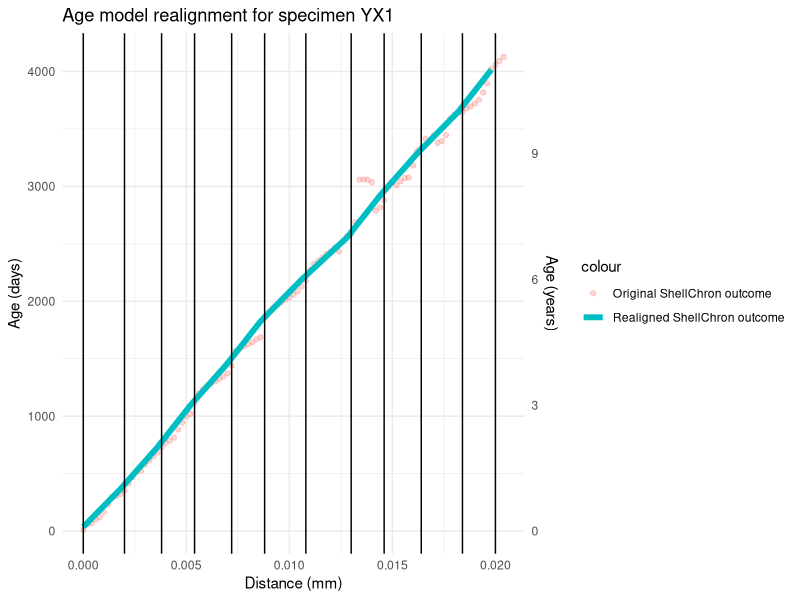
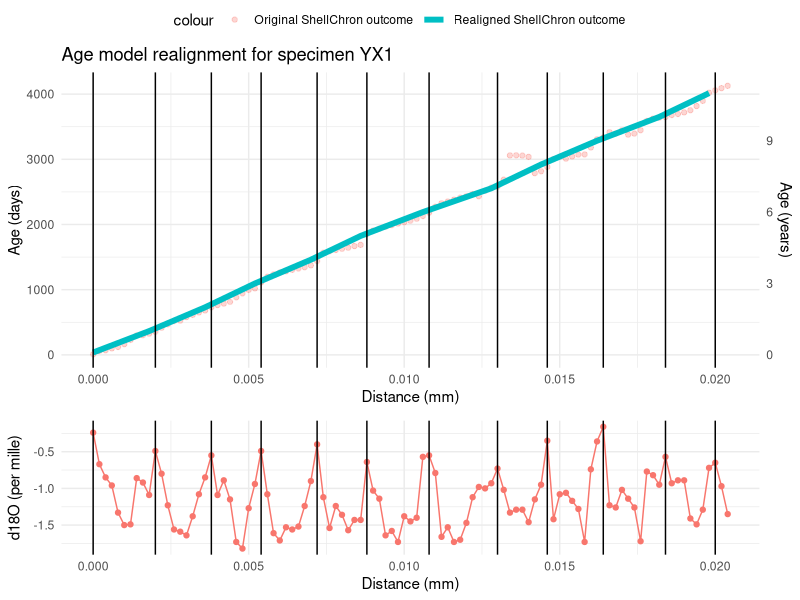
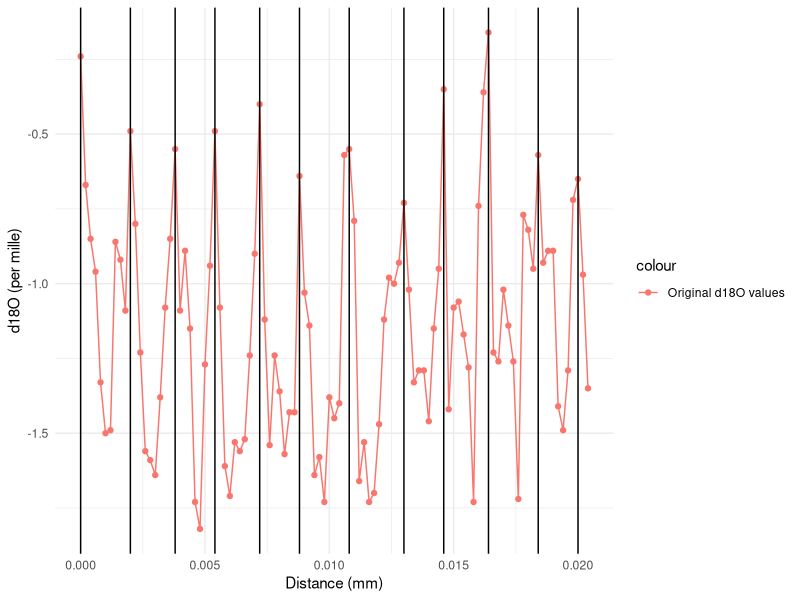

R code for these plots, in order:
# Script to post process ShellChron results and avoid negative time jumps and missed years due to low growth rate estimates
# by Niels J. de Winter
# Project "Pseudo_tridacna_ShellChron_Han_Tao.Rproj"
# Example for specimen YX1 (similar routine applied to specimen A5)

require(tidyverse)
require(ggpubr)

# Load data
dat <- read.csv("YX1/YX1.csv") # Original d18O data with year markers
age_model_results <- read.csv("YX1/Age_model_results.csv") # Results in terms of age (DOY)
Growth_rate_results <- read.csv("YX1/Growth_rate_results.csv") # Results in terms of growth rate (um/day)

# Combine relevant data into one dataframe
merged_dat <- select(dat, D, d18Oc, YEARMARKER) |>
mutate(
    mean.day = age_model_results$mean.day,
    mean.GR = Growth_rate_results$mean.GR / 1000,
    year = cumsum(dat$YEARMARKER) # Add year labels
)

# Method 1
# Construct new age-distance model using relative growth rate per datapoint

merged_dat$day_new <- NA # Add column to keep track of new age values
Days_tot <- 365 # Assume no growth stops (365 days per year recorded, the growth slowdowns are covered by the increments with slow growth rate < 1 um/day)

# Loop through growth years
for(year in 1:(max(merged_dat$year) - 1)){
    # Find distance steps
    D_diff <- diff(
        merged_dat$D[
            which(merged_dat$YEARMARKER == 1 & merged_dat$year == year) :
            which(merged_dat$YEARMARKER == 1 & merged_dat$year == year + 1)
        ]
    )
    GR <- merged_dat$mean.GR[which(merged_dat$year == year)] # Find growth rates per step
    GR[which(GR < 1)] <- 1 # Cap minimum growth rate to prevent very small GR numbers (and very large numbers of days) for intervals with very limited growth
    Times <- D_diff / GR # Calculate time steps
    Times_days <- Times * Days_tot / sum(Times) # Convert time steps to total number of days
    Times_days_cum <- cumsum(Times_days) # Find cumulative time steps
    merged_dat$day_new[which(merged_dat$year == year)] <- Times_days_cum + 365 * (year - 1) # Add whole years if needed and add new times to data
}

# Export results
write.csv(merged_dat, "YX1/Realigned_age_model_results.csv", row.names = FALSE)

# Plot resulting distance-time relationship
Age_model_plot <- ggplot(merged_dat) +
geom_point( # Plot old results
    aes(
        x = D / 1000,
        y = mean.day,
        color = "Original ShellChron outcome"
    ),
    alpha = 0.3
) +
geom_line( # Plot eraligned results
    aes(
        x = D / 1000,
        y = day_new,
        color = "Realigned ShellChron outcome"
    ),
    linewidth = 2
) +
geom_vline( # Plot position of year markers
    xintercept = merged_dat$D[which(merged_dat$YEARMARKER == 1)] / 1000
) +
scale_x_continuous("Distance (mm)") +
scale_y_continuous(
    "Age (days)",
    sec.axis = sec_axis(
        trans = ~. / 365,
        name = "Age (years)"
    )
) +
ggtitle("Age model realignment for specimen YX1") +
theme_minimal()

# Add original isotope plot
d18O_plot <- ggplot(merged_dat) +
geom_point( # Plot old results
    aes(
        x = D / 1000,
        y = d18Oc,
        color = "Original d18O values"
    )
) +
geom_line( # Plot old results
    aes(
        x = D / 1000,
        y = d18Oc,
        color = "Original d18O values"
    )
) +
geom_vline( # Plot position of year markers
    xintercept = merged_dat$D[which(merged_dat$YEARMARKER == 1)] / 1000
) +
scale_x_continuous("Distance (mm)") +
scale_y_continuous("d18O (per mille)") +
theme_minimal()

# Combine plots
Age_model_update_combined <- ggarrange(
    Age_model_plot,
    d18O_plot,
    common.legend = TRUE,
    ncol = 1,
    heights = c(2, 1),
    align = "v"
)
